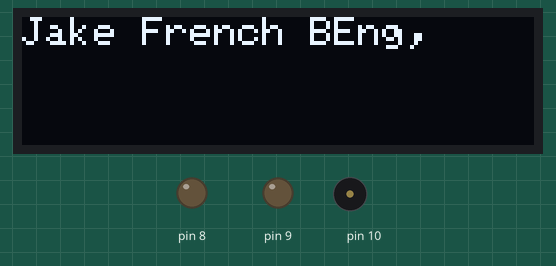
The sketch below on a simulated Arduino Uno, built for the host (arithmetic inside an expression is 32-bit, double 64-bit). On the bench: 128×32 one-colour display, output pins drawn as LEDs (lit = HIGH), buzzer (waves = sounding). Pins used as bus, display or sensor lines are not drawn. At 26.7 s the program stops and its outputs stay as they are.

Above: at 1.5 s.
At 3.3 s:
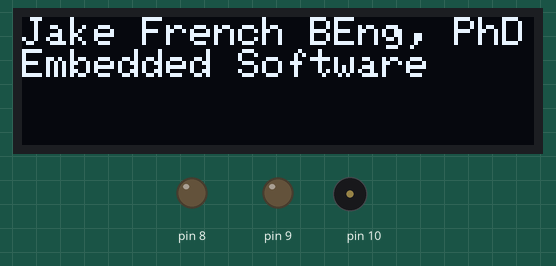
At 5.3 s:
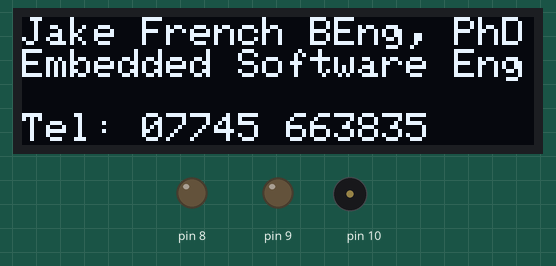
At 8.42 s:
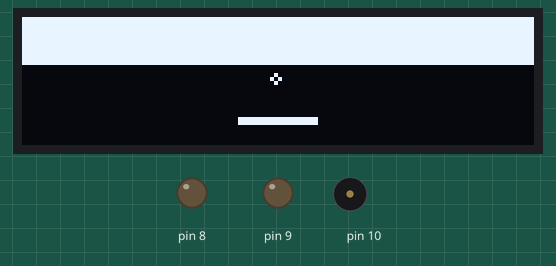
At 17.5 s:
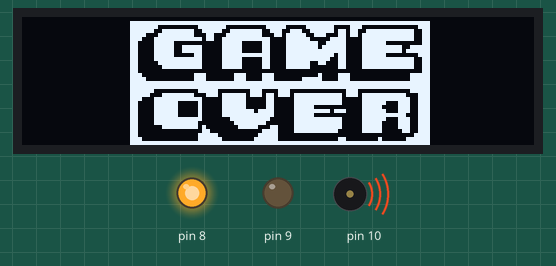
At 26.3 s:
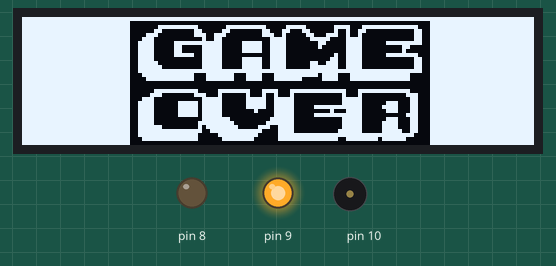
Timing chart, 0 to 27.8 s (numbered marks = the images above):
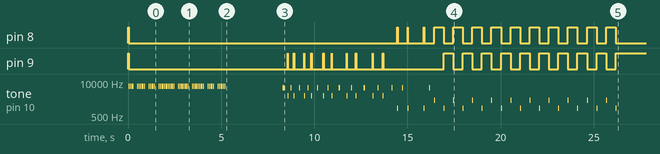

Measured:
- by itself, tone on pin 10: plays 7000 Hz for 0.05 s, 7000 Hz for 0.05 s, 7000 Hz for 0.05 s, 7000 Hz for 0.05 s, 7000 Hz for 0.05 s, 7000 Hz for 0.05 s … (101 notes in this stretch)
- what the display in image 2 shows lasts 3.1 s, from 5.2 s to 8.3 s
- what the display in image 4 shows lasts 0.5 s, from 17.5 s to 18.0 s

The sketch:

BreakoutGame.ino
```cpp
#include "Breakout.h"

#define OLED_ADDRESS    0x3c  // Reset pin # (or -1 if sharing Arduino reset pin)
#define MPU_ADDRESS     0x68  // Reset pin # (or -1 if sharing Arduino reset pin)
#define SCREEN_WIDTH    128   // OLED display width, in pixels
#define SCREEN_HEIGHT   32    // OLED display height, in pixels
#define OLED_RESET      4     // Reset pin # (or -1 if sharing Arduino reset pin)

MPU6050Lite mpu;
Breakout breakout;
Adafruit_SSD1306 display(SCREEN_WIDTH, SCREEN_HEIGHT, &Wire, OLED_RESET);


void setup() {
  breakout.initialise(&display, &mpu, OLED_ADDRESS, MPU_ADDRESS);
}


void loop() {
  breakout.runGame();
}
```
